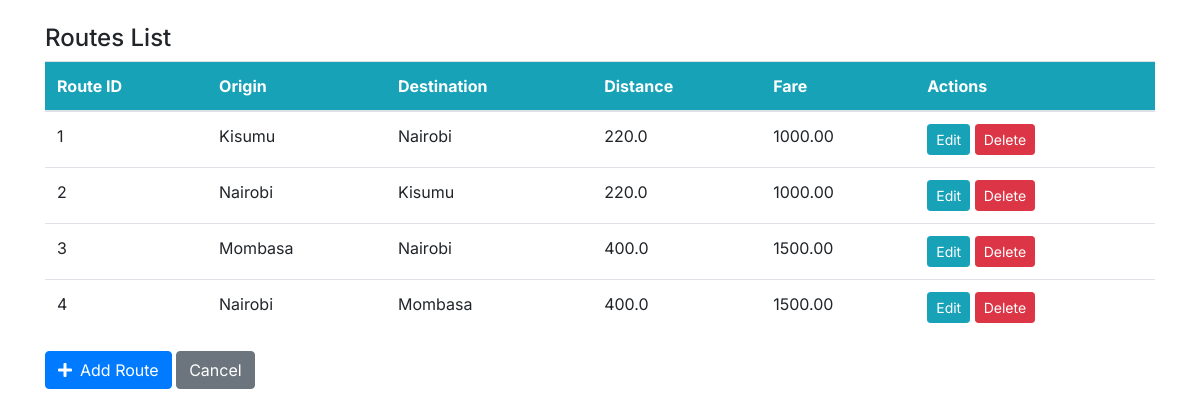
Screenshot of /routes_admin (signed in) with the database file from the repository.
### main/models.py (models this page shows, shortened)
class Route(models.Model):
    routeID = models.CharField(max_length=20, unique=True)
    origin = models.CharField(max_length=100)
    destination = models.CharField(max_length=100)
    distance = models.FloatField()
    fare = models.DecimalField(max_digits=10, decimal_places=2)

### main/views.py (the view)
# urls.py: path('routes_admin', views.routes_admin, name='routes_admin'),
@login_required(login_url="/login")
def routes_admin(request):
    routes = Route.objects.all()
    context = {
        'routes': routes,
    }
    return render(request, 'routes_admin.html', context)

### templates/routes_admin.html (shortened to what this page needs)
{% load static %}
<!doctype html>
<html lang="en">
<head>
    <link rel="stylesheet" href="https://cdn.jsdelivr.net/npm/bootstrap@4.6.0/dist/css/bootstrap.min.css"
>
    <link rel="stylesheet" href="https://use.fontawesome.com/releases/v5.15.2/css/all.css"
>
    <link rel="stylesheet" href="{% static 'css/style.css' %}">
</head>
<body>
    <div class="container my-4">
        <h4>Routes List</h4>
        <table class="table bg-white">
            <thead class="bg-info">
                <tr class="text-white">
                    <th scope="col">Route ID</th>
                    <th scope="col">Origin</th>
                    <th scope="col">Destination</th>
                    <th scope="col">Distance</th>
                    <th scope="col">Fare</th>
                    <th scope="col">Actions</th>
                </tr>
            </thead>
            <tbody>
                {% for route in routes %}
                <tr>
                    <td>{{ route.routeID }}</td>
                    <td>{{ route.origin }}</td>
                    <td>{{ route.destination }}</td>
                    <td>{{ route.distance }}</td>
                    <td>{{ route.fare }}</td>
                    <td>
                        <a class="btn btn-info btn-sm" href="{% url 'edit_route' route.routeID %}">Edit</a>
                        <a class="btn btn-danger btn-sm" href="{% url 'delete_route' route.routeID %}">Delete</a>
                    </td>
                </tr>
                {% empty %}
                <tr>
                    <td colspan="7" class="text-center">No routes found.</td>
                </tr>
                {% endfor %}
            </tbody>
        </table>
        <a class="btn btn-primary" href="{% url 'add_route' %}"><i class="fas fa-plus mr-2"></i>Add Route</a>
        <a href="{% url 'admin_template' %}" class="btn btn-secondary">Cancel</a>
    </div>
</body>
</html>

### static/css/style.css (style rules this page uses)
body, button { font-family: "Inter", sans-serif; }
:root { --offcanvas-width: 270px; --topNavbarHeight: 56px; }
@media (min-width: 992px) { body { overflow: auto !important; } }

### rows the page displays
Route: routeID "1", origin "Kisumu", destination "Nairobi", distance "220.0", fare "1000.00"
Route: routeID "2", origin "Nairobi", destination "Kisumu", distance "220.0", fare "1000.00"
Route: routeID "3", origin "Mombasa", destination "Nairobi", distance "400.0", fare "1500.00"
Route: routeID "4", origin "Nairobi", destination "Mombasa", distance "400.0", fare "1500.00"
